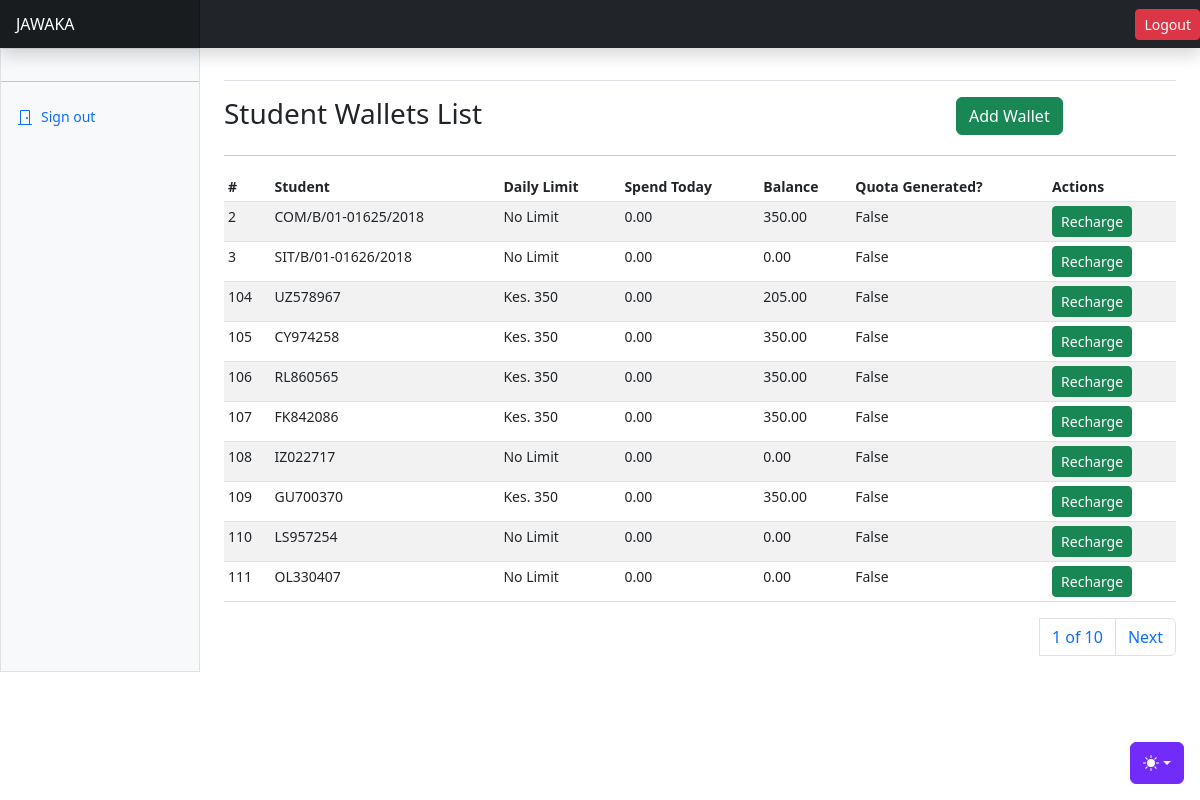
The app's page /students/student-wallets/, older data.
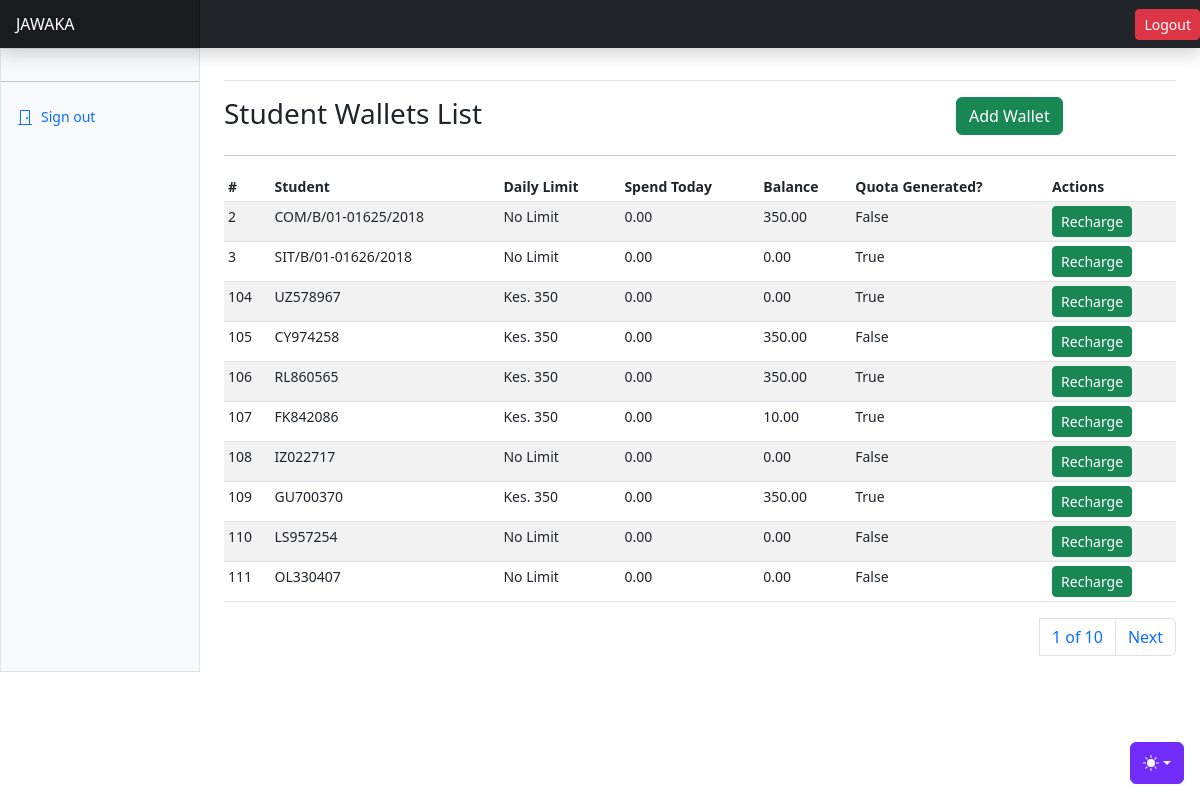
The same page, newer data.
### apps/students/models.py (models this page shows, shortened)
class StudentWallet(AbstractBaseModel):
    student = models.OneToOneField(Student, on_delete=models.CASCADE, related_name="studentwallet")
    balance = models.DecimalField(max_digits=20, decimal_places=2)
    total_spend_today = models.DecimalField(max_digits=20, decimal_places=2, default=0)
    def today_quota_generated(self):
        return True if self.modified.date() == date_today else False

class Student(AbstractBaseModel):
    user = models.OneToOneField("users.User", on_delete=models.CASCADE)
    student_type = models.CharField(max_length=255, choices=STUDENT_TYPES)
    registration_number = models.CharField(max_length=255)
    status = models.CharField(max_length=255, choices=STUDENT_STATUS)
    def __str__(self):
        return self.registration_number

### apps/students/views.py (the view)
# urls.py: path("student-wallets/", student_wallets, name="student-wallets"),
def student_wallets(request):
    wallets = StudentWallet.objects.all()
    paginator = Paginator(wallets, 10)
    page_number = request.GET.get("page")
    page_obj = paginator.get_page(page_number)
    context = {
        "wallets": wallets,
        "page_obj": page_obj
    }
    return render(request, "students/student_wallets.html", context)

### templates/students/student_wallets.html (shortened to what this page needs)
{% extends "base.html" %}
{% block content %}
<div class="row">
    <div class="col-9">
        <h3>Student Wallets List</h3>
    </div>
    <div class="col-3">
        <a class="btn btn-success" data-bs-toggle="modal" data-bs-target="#newStudentModal">Add Wallet</a>
    </div>
</div>
<hr/>
      <div class="table-responsive small">
        <table class="table table-striped table-sm">
          <thead>
            <tr>
              <th scope="col">#</th>
              <th scope="col">Student</th>
              <th scope="col">Daily Limit</th>
              <th scope="col">Spend Today</th>
              <th scope="col">Balance</th>
              <th scope="col">Quota Generated?</th>
              <th scope="col">Actions</th>
            </tr>
          </thead>
          <tbody>
            {% for student_wallet in page_obj %}
            <tr>
              <td>{{student_wallet.id}}</td>
              <td>{{student_wallet.student}}</td>
              {% if student_wallet.student.student_type == "Boarder" %}
              <td>Kes. 350</td>
              {% else %}
              <td>No Limit</td>
              {% endif %}
              <td>{{student_wallet.total_spend_today}}</td>
              <td>{{student_wallet.balance}}</td>
              <td>
                {{student_wallet.today_quota_generated}}
              </td>
              <td><a class="btn btn-success btn-sm" data-bs-toggle="modal" data-bs-target="#rechargeRequestModal">Recharge</a></td>
            </tr>
            {% endfor %}
          </tbody>
        </table>
        <div>
          <nav aria-label="Page navigation example">
            <ul class="pagination justify-content-end">
              <a class="page-link" href="#">{{ page_obj.number }} of {{ page_obj.paginator.num_pages }}</a>
              {% if page_obj.has_next %}
              <li class="page-item"><a class="page-link" href="?page={{ page_obj.next_page_number }}">Next</a></li>
              {% endif %}
            </ul>
          </nav>
        </div>
      </div>
{% endblock content %}

Row changes from the older to the newer data that the page shows:
changed StudentWallet "SIT/B/01-01626/2018": today_quota_generated "False" → "True"
changed StudentWallet "UZ578967": balance "205.00" → "0.00"; today_quota_generated "False" → "True"
changed StudentWallet "RL860565": today_quota_generated "False" → "True"
changed StudentWallet "FK842086": balance "350.00" → "10.00"; today_quota_generated "False" → "True"
changed StudentWallet "GU700370": today_quota_generated "False" → "True"
